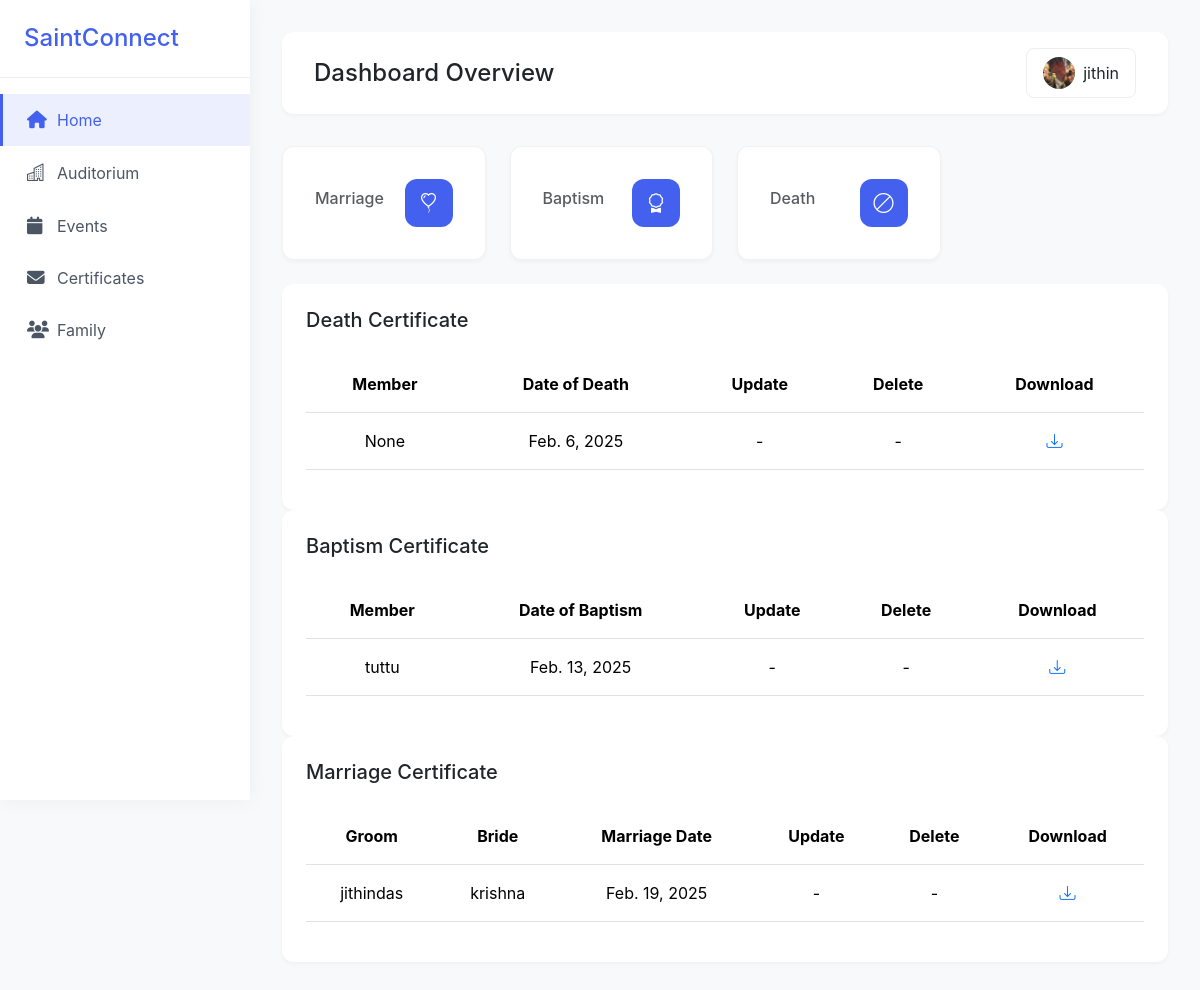
Before: /certificate/ (signed in) with the older database file.
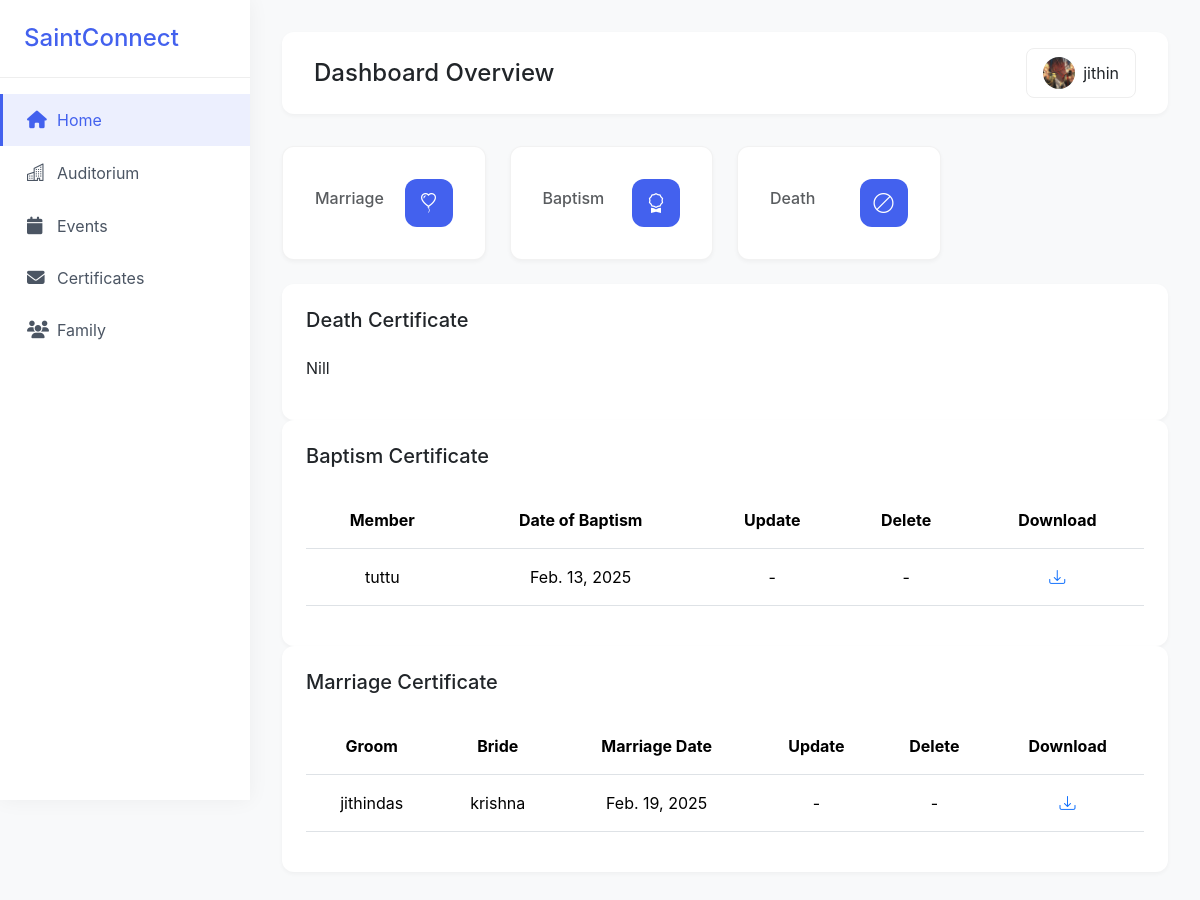
After: the same page with the newer database file.
### app/models.py (models this page shows, shortened)
class Death_Record(models.Model):
    member = models.ForeignKey(User, on_delete=models.CASCADE, null=True, blank=True, related_name="death_records")
    applied_by = models.ForeignKey(User, on_delete=models.CASCADE, related_name="applied_death_records", null=True, blank=True,)  # User who submitted the record
    date_of_death = models.DateField()
    place_of_death = models.CharField(max_length=255)
    funeral_date = models.DateField(blank=True, null=True)
    funeral_location = models.CharField(max_length=255, blank=True, null=True)
    burial_place = models.CharField(max_length=255, blank=True, null=True)
    next_of_kin = models.CharField(max_length=255, blank=True, null=True)
    contact_number = models.CharField(max_length=15, blank=True, null=True)
    priest=models.CharField(max_length=255,blank=True, null=True)
    created_at = models.DateTimeField(auto_now_add=True)
    updated_at = models.DateTimeField(auto_now=True)
    is_approved = models.BooleanField(default=False)

class Baptism_Record(models.Model):
    member = models.ForeignKey(User, on_delete=models.CASCADE, null=True, blank=True, related_name="baptism_records")
    applied_by = models.ForeignKey(User, on_delete=models.CASCADE, related_name="applied_baptism_records", null=True, blank=True,)  # User who submitted the record
    date_of_baptism=models.DateField(null=True, blank=True)
    father_name=models.CharField(max_length=255)
    mother_name=models.CharField(max_length=255)
    created_at = models.DateTimeField(auto_now_add=True)
    updated_at = models.DateTimeField(auto_now=True)
    is_approved = models.BooleanField(default=False)

class Marriage_Record(models.Model):
    groom_name = models.CharField(max_length=100, blank=True)
    groom_family_name = models.CharField(max_length=100, blank=True)
    groom_address = models.CharField(max_length=255, blank=True)
    groom_phone_number = models.CharField(max_length=15, blank=True)
    groom_church_name = models.CharField(max_length=100, blank=True)
    groom_father_name = models.CharField(max_length=100, blank=True)
    groom_mother_name = models.CharField(max_length=100, blank=True)
    groom_date_of_birth = models.DateField(null=True, blank=True)
    bride_name = models.CharField(max_length=100, blank=True)
    bride_family_name = models.CharField(max_length=100, blank=True)
    bride_address = models.CharField(max_length=255, blank=True)
    bride_phone_number = models.CharField(max_length=15, blank=True)
    bride_church_name = models.CharField(max_length=100, blank=True)
    bride_father_name = models.CharField(max_length=100, blank=True)
    bride_mother_name = models.CharField(max_length=100, blank=True)
    bride_date_of_birth = models.DateField(null=True, blank=True)
    marriage_date = models.DateField(null=True, blank=True)
    held_at = models.ForeignKey(Auditorium, on_delete=models.CASCADE, null=True, blank=True)
    user = models.ForeignKey(User, on_delete=models.CASCADE, null=True, blank=True)
    created_at = models.DateTimeField(auto_now_add=True,null=True, blank=True)
    updated_at = models.DateTimeField(auto_now=True,null=True, blank=True)
    is_approved = models.BooleanField(default=False)

### app/views.py (the view)
# urls.py: path('certificate/', Certificate_View.as_view(),name='certificate'),
@method_decorator(Login_required,name='dispatch')
class Certificate_View(View):
    def get(self, request,*args,**kwargs):
        data=UserProfile_Model.objects.get(user_id=request.user)
        id=request.user.id
        death=Death_Record.objects.filter(applied_by_id=id)
        baptism=Baptism_Record.objects.filter(applied_by_id=id)
        marriage=Marriage_Record.objects.filter(user_id=id)
        return render(request,'certificates.html',{'data':data,'death':death,'baptism':baptism,'marriage':marriage})

### app/views.py (called while the page is built)
def Login_required(fn):
    def wrapper(request,*args,**kwargs):
        if not request.user.is_authenticated:
            return redirect('login')
        else:
            return fn(request,*args,**kwargs)
    return wrapper

### app/templates/certificates.html (shortened to what the changed rows need)
<!DOCTYPE html>
<html lang="en">
<head>
    <link href="https://cdnjs.cloudflare.com/ajax/libs/bootstrap/5.3.2/css/bootstrap.min.css" rel="stylesheet">
    <link href="https://cdnjs.cloudflare.com/ajax/libs/font-awesome/6.4.0/css/all.min.css" rel="stylesheet">
    <link rel="stylesheet" href="https://cdn.jsdelivr.net/npm/bootstrap-icons@1.11.3/font/bootstrap-icons.min.css">
    <link href="https://cdn.jsdelivr.net/npm/bootstrap@5.3.3/dist/css/bootstrap.min.css" rel="stylesheet"
>
    <link rel="stylesheet" href="https://cdn.jsdelivr.net/npm/bootstrap-icons@1.11.3/font/bootstrap-icons.min.css">
</head>
<body>
    <div class="main-content">
        <div class="table-container">
            {% if death %}
            <div class="table-responsive">
                <table class="table">
                    <thead>
                        <tr>
                            <th>Member</th>
                            <th>Date of Death</th>
                            <th>Update</th>
                            <th>Delete</th>
                            <th>Download</th>
                        </tr>
                    </thead>
                    <tbody>
                        {% for i in death %}
                        <tr>
                            <td>{{i.member}}</td>
                            <td>{{i.date_of_death}}</td>
                            {% if i.is_approved %}
                                <td> - </td>
                                <td> - </td>
                                {% else %}
                                <td><a href="{% url 'death_update' i.id %}"><i class="bi bi-gear"></i></a></td>
                                <td><a href="{% url 'death_delete' i.id %}"><i class="bi bi-trash3"></i></a></td>
                            {% endif %}
                            <td>
                                {% if i.is_approved %}
                                <a href="{% url 'death_certificate' i.id %}"><i class="bi bi-download"></i></a>
                                {% else %}
                                <p>Not Approved</p>
                                {% endif %}
                            </td>
                        </tr>
                        {% endfor %}
                    </tbody>
                </table>
            </div>
            {% else %}
            <div>
                <p>Nill</p>
            </div>
            {% endif %}
        </div>
        <div class="table-container">
            {% if baptism %}
            <div class="table-responsive">
                <table class="table">
                    <thead>
                        <tr>
                            <th>Member</th>
                            <th>Date of Baptism</th>
                            <th>Update</th>
                            <th>Delete</th>
                            <th>Download</th>
                        </tr>
                    </thead>
                    <tbody>
                        {% for bap in baptism %}
                        <tr>
                            <td>{{bap.member}}</td>
                            <td>{{bap.date_of_baptism}}</td>
                            {% if bap.is_approved %}
                                <td> - </td>
                                <td> - </td>
                                {% else %}
                                <td><a href="{% url 'baptism_update' bap.id %}"><i class="bi bi-gear"></i></a></td>
                                <td><a href="{% url 'baptism_delete' bap.id %}"><i class="bi bi-trash3"></i></a></td>
                            {% endif %}
                            <td>
                                {% if bap.is_approved %}
                                <a href="{% url 'baptism_certificate' bap.id %}"><i class="bi bi-download"></i></a>
                                {% else %}
                                <p>Not Approved</p>
                                {% endif %}
                            </td>
                        </tr>
                        {% endfor %}
                    </tbody>
                </table>
            </div>
            {% else %}
            <div>
                <p>Nill</p>
            </div>
            {% endif %}
        </div>
        <div class="table-container">
            {% if marriage %}
            <div class="table-responsive">
                <table class="table">
                    <thead>
                        <tr>
                            <th>Groom</th>
                            <th>Bride</th>
                            <th>Marriage Date</th>
                            <th>Update</th>
                            <th>Delete</th>
                            <th>Download</th>
                        </tr>
                    </thead>
                    <tbody>
                        {% for mar in marriage %}
                        <tr>
                            <td>{{mar.groom_name}}</td>
                            <td>{{mar.bride_name}}</td>
                            <td>{{mar.marriage_date}}</td>
                            {% if mar.is_approved %}
                                <td> - </td>
                                <td> - </td>
                                {% else %}
                                <td><a href="{% url 'marriage_update' mar.id %}"><i class="bi bi-gear"></i></a></td>
                                <td><a href="{% url 'marriage_delete' mar.id %}"><i class="bi bi-trash3"></i></a></td>
                            {% endif %}
                            <td>
                                {% if mar.is_approved %}
                                <a href="{% url 'marriage_certificate' mar.id %}"><i class="bi bi-download"></i></a>
                                {% else %}
                                <p>Not Approved</p>
                                {% endif %}
                            </td>
                        </tr>
                        {% endfor %}
                    </tbody>
                </table>
            </div>
            {% else %}
            <div>
                <p>Nill</p>
            </div>
            {% endif %}
        </div>
    </div>
</body>
</html>

Changed rows visible on the page:
removed Death_Record: member "None", date_of_death "Feb. 6, 2025", is_approved True (drawn)
Other visible differences:
text no longer shown: "Member Date of Death Update Delete Download"
text now shown: "Nill"
